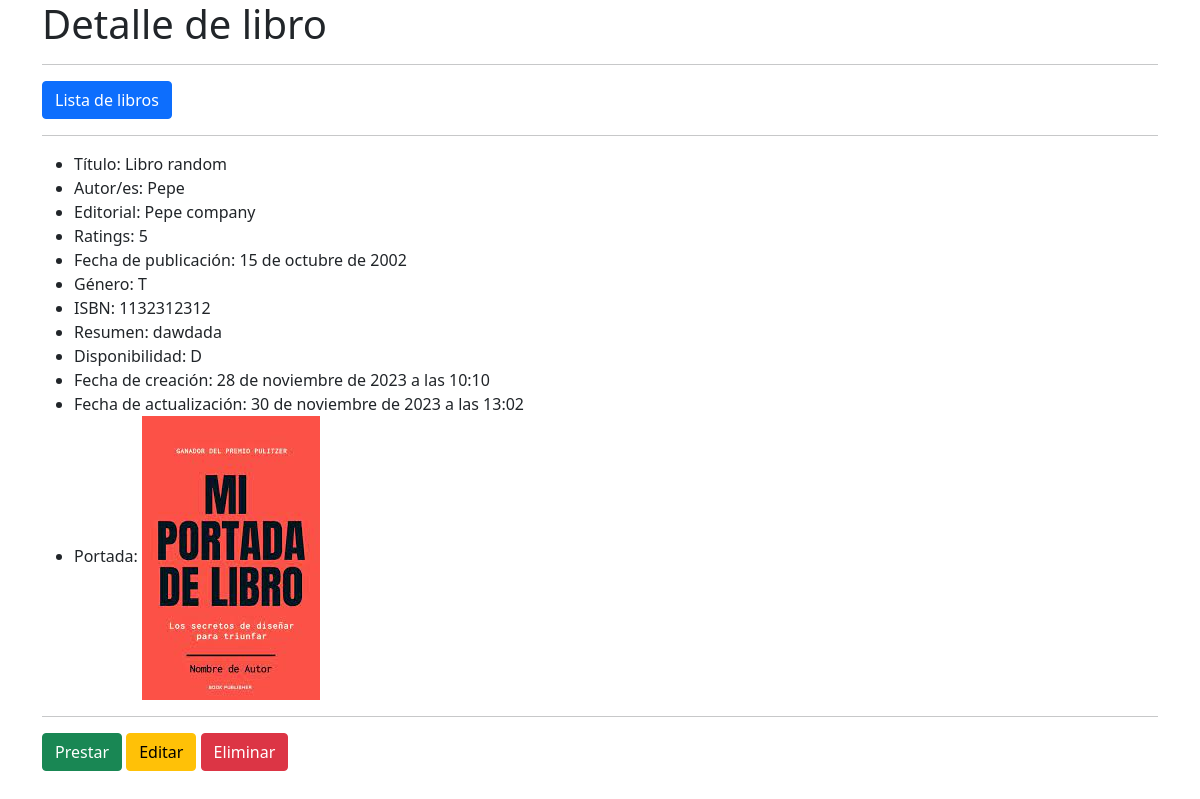
Before: /detail/9/ (signed in) with the older database file.
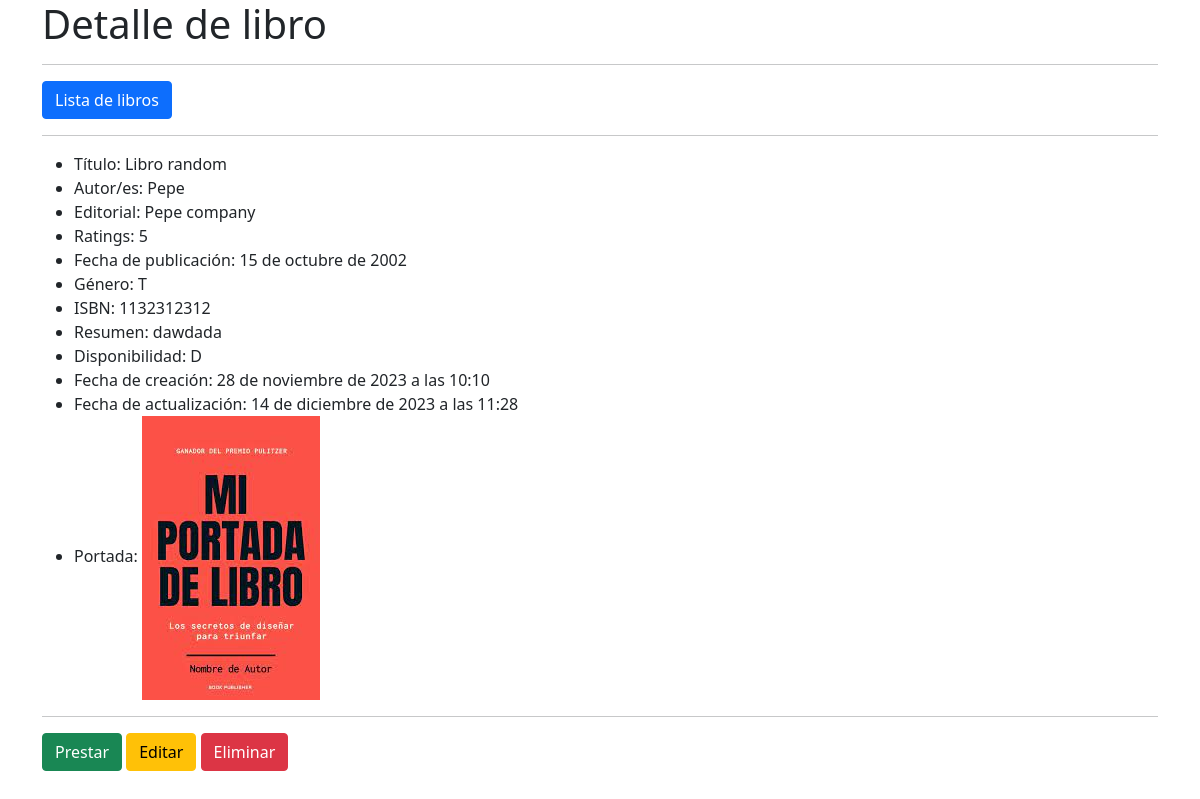
After: the same page with the newer database file.
### biblioteca/models.py (models this page shows, shortened)
class Libro(models.Model):
    titulo = models.CharField(max_length=100)
    autores = models.ManyToManyField(Autor)
    editorial = models.ForeignKey(Editorial, on_delete=models.CASCADE)
    rating = models.PositiveIntegerField(validators=[MaxValueValidator(5)])
    fecha_publicacion = models.DateField()
    GENEROS = (
        ('Novela', 'Novela'),
        ('Cuento', 'Cuento'),
        ('Poesia', 'Poesia'),
        ('Teatro', 'Teatro'),
        ('Otros', 'Otros'),
    )
    genero = models.CharField(max_length=10, choices=GENEROS)
    isbn = models.IntegerField(max_length=13)
    resumen = models.TextField()
    portada = models.ImageField(upload_to='portadas/', null=True, blank=True) #Necesita Pillow
    DISPONIBILIDAD = (
        ('D', 'Disponible'),
        ('P', 'Prestado'),
        ('E', 'En proceso de prestamo'),
    )
    disponibilidad = models.CharField(max_length=1, choices=DISPONIBILIDAD)
    created_at = models.DateTimeField(auto_now_add=True)
    updated_at = models.DateTimeField(auto_now=True)

class Editorial(models.Model):
    nombre = models.CharField(max_length=100)
    direccion = models.TextField(max_length=200)
    sitio_web = models.URLField()
    def __str__(self):
        return self.nombre

### biblioteca/views.py (the view)
# urls.py: path('detail/<int:pk>/', LibroDetailView.as_view(), name='libro_detail'),
class LibroDetailView(LoginRequiredMixin, DetailView):
    model = Libro
    template_name = 'biblioteca/libro_detail.html'

### biblioteca/templates/biblioteca/libro_detail.html (shortened to what this page needs)
<!DOCTYPE html>
<html lang="es">
    <head>
        <link rel="stylesheet" href="https://stackpath.bootstrapcdn.com/bootstrap/5.0.0-alpha1/css/bootstrap.min.css">
    </head>
    <body>
        <div class="container">
            <div class="row">
                <div class="col">
                    <h1>Detalle de libro</h1>
                    <hr>
                    <a href="{% url 'libro_list' %}" class="btn btn-primary">Lista de libros</a>
                    <hr>
                    <ul>
                        <li>Título: {{ object.titulo }}</li>
                        <li>Autor/es:
                            {% for autor in object.autores.all %}
                                {{ autor.nombre }}{% if not forloop.last %}, {% endif %}
                            {% endfor %}
                        </li>
                        <li>Editorial: {{ object.editorial }}</li>
                        <li>Ratings: {{ object.rating }}</li>
                        <li>Fecha de publicación: {{ object.fecha_publicacion }}</li>
                        <li>Género: {{ object.genero }}</li>
                        <li>ISBN: {{ object.isbn }}</li>
                        <li>Resumen: {{ object.resumen }}</li>
                        <li>Disponibilidad: {{ object.disponibilidad }}</li>
                        <li>Fecha de creación: {{ object.created_at }}</li>
                        <li>Fecha de actualización: {{ object.updated_at }}</li>
                        {% if object.portada %}
                            <li>Portada: <img src="{{ object.portada.url }}" alt="Foto {{ object.titulo }}"></li>
                        {% else %}
                            <li>Portada: No hay portada</li>
                        {% endif %}
                    </ul>
                    <hr>
                    {% if object.disponibilidad == 'D' %}
                        <a href="{% url 'libro_loan' pk=libro.pk %}" class="btn btn-success">Prestar</a>
                    {% endif %}
                    <a href="{% url 'libro_edit' pk=libro.pk %}" class="btn btn-warning">Editar</a>
                    <a href="{% url 'libro_delete' pk=libro.pk %}" class="btn btn-danger">Eliminar</a>
                </div>
            </div>
        </div>
    </body>
</html>

Changed rows visible on the page:
changed Libro "Libro random": updated_at "30 de noviembre de 2023 a las 13:02" → "14 de diciembre de 2023 a las 11:28"
